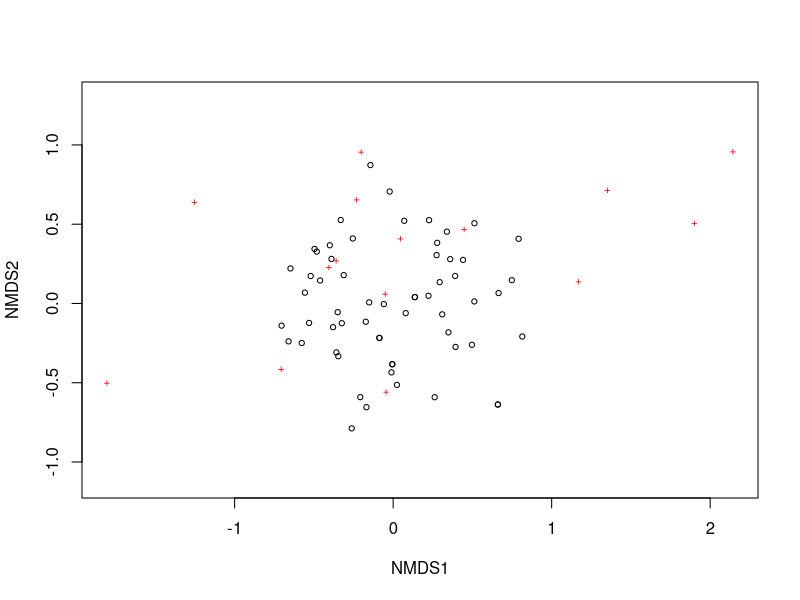
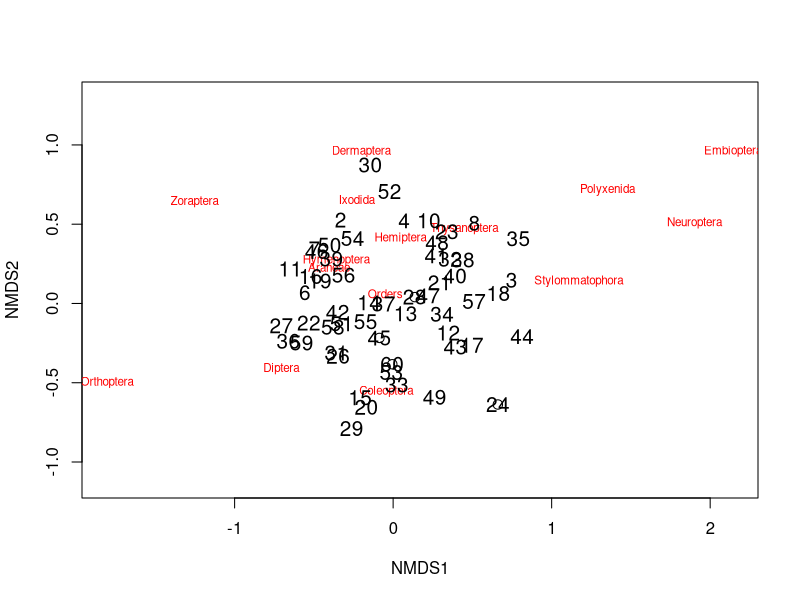
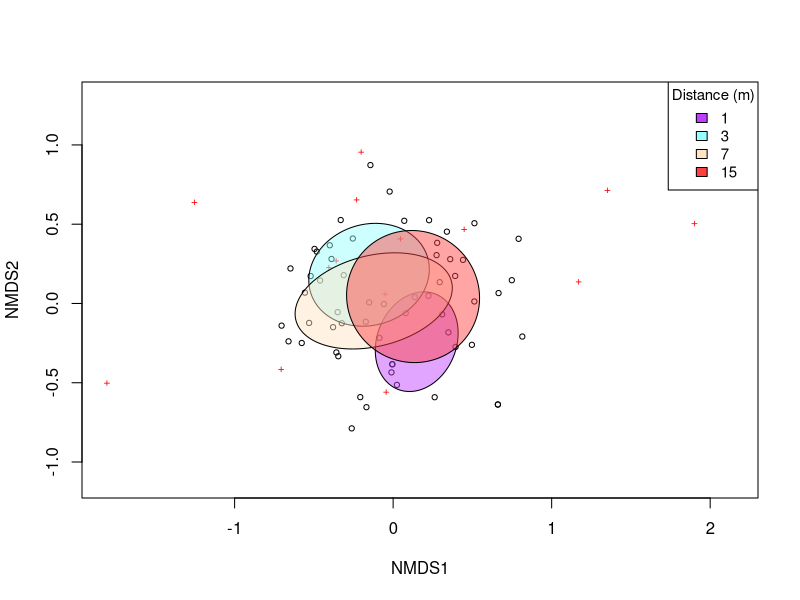
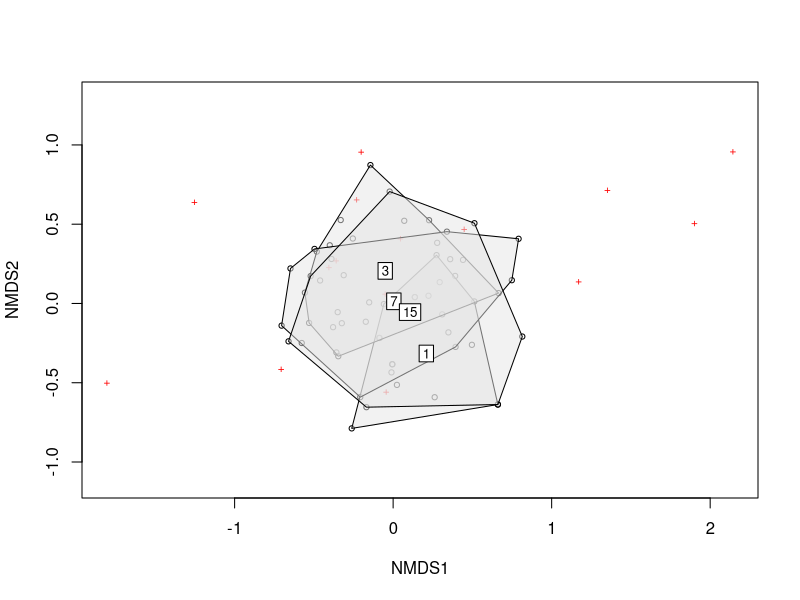
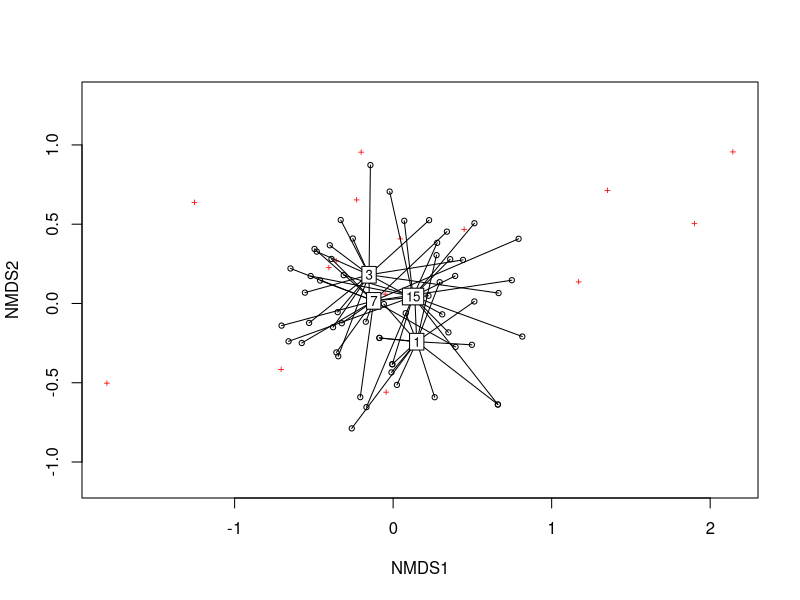
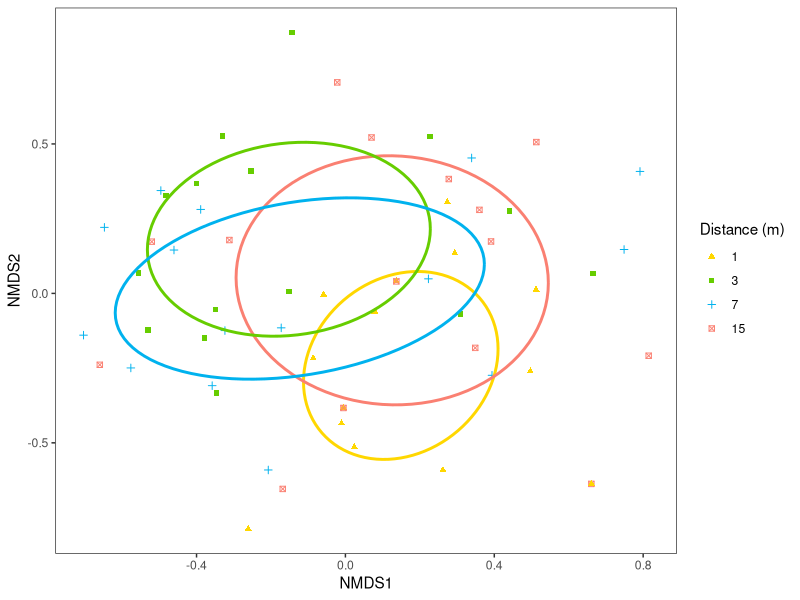
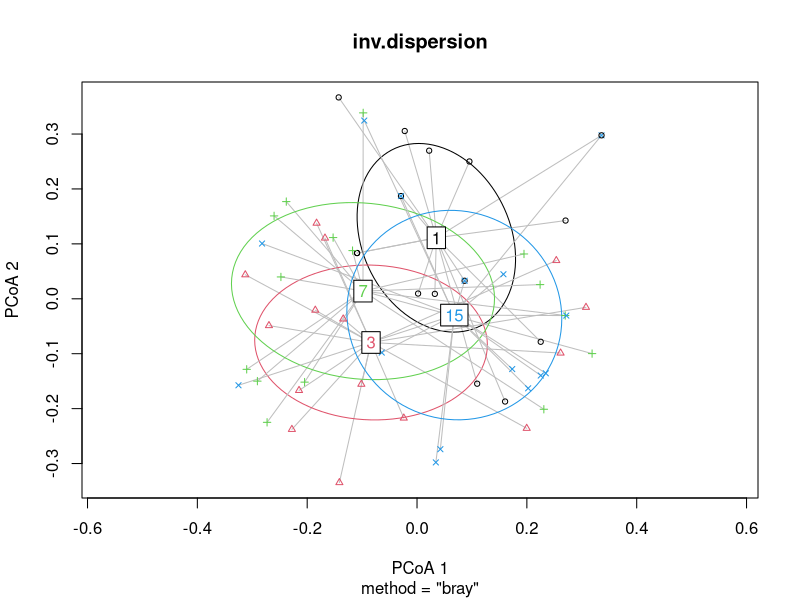
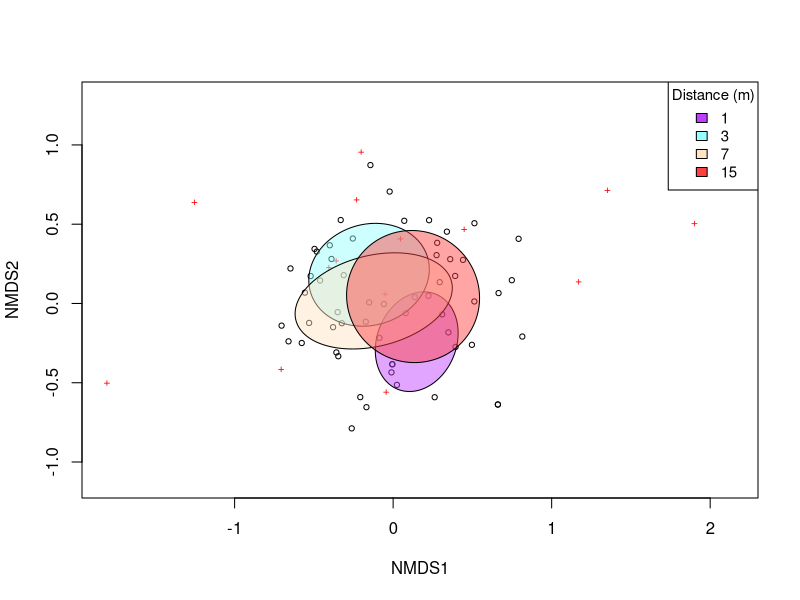

These charts were generated, in order, by the following R code:
##%##########################################################%##
#                                                              #
####                     NMDS TUTORIAL                      ####
####                   By Ray Rubia Rankin                  ####
####                  Created on 29/11/2022                 ####
#                                                              #
##%##########################################################%##

# set working directory----
setwd("your_filepath")

# install packages (if you haven't already)-----
install.packages("vegan")
install.packages("permute")
install.packages("lattice")
install.packages("tidyverse")

# load libraries----
library(vegan) # for diversity analysis and ordination methods
library(permute) # necessary to run vegan package
library(lattice) # necessary to run vegan package
library(tidyverse) # for efficient data manipulation and visualization, contains ggplot2, dplyr and tidyr packages

# import data----
inverts <- read.csv("data/invert_data.csv")

# data manipulation----
# view dataset structure
head(inverts)
str(inverts)

# make community matrix by extracting abundance values from inverts dataframe
invert_community <- inverts[,6:20]

# turn data frame into matrix so it functions in the vegan package
invert_matrix <- as.matrix(invert_community)

# ordination----
# now we will proceed to create the ordination
inv.NMDS <- metaMDS(invert_matrix, distance = "bray", k = 3, autotransform = TRUE, trymax=100) 

# Bray-Curtis distance is chosen because it is not affected by zero values. 
# k represents the number of dimensions we want and is used to reduce stress.
# autotransform arguments ensures the data does a sqrt transformation
# trymax is the number of iterations the algorithm will run

# check stress value
inv.NMDS$stress # ideally stress value is < 0.2

# data visualization----
# using vegan package and Base R
plot(inv.NMDS) # circles show different communities/sites, crosses show different species
ordiplot(inv.NMDS, type = "n") # create blank ordination plot
orditorp(inv.NMDS, display = "species", col="red", air = 0.1) # add order names in red
orditorp(inv.NMDS, display = "sites", cex = 1.25, air = 0.1) # add site numbers in black

# by distance
# ellipse plot
ordiplot(inv.NMDS) # plot shows communities (circles) and species (crosses)
ordiellipse(inv.NMDS, inverts$Distance, label = FALSE, 
            col=c("darkorchid1", "darkslategray1", "bisque1", "brown1"), 
            draw = "polygon", alpha=120) # adding ellipses to the plot, grouping by distance (inverts$Distance)
legend("topright", title="Distance (m)",
       c("1","3","7","15"), fill=c("darkorchid1", "darkslategray1", "bisque1", 
                                   "brown1"), horiz=FALSE, cex=.9) # adding a legend

# save plot
png("your_filepath/figure.png", width=6, height=5, units = "in", res = 300)
ordiplot(inv.NMDS)
ordiellipse(inv.NMDS, inverts$Distance, label = FALSE, 
            col=c("darkorchid1", "darkslategray1","bisque1", "brown1"), 
            draw = "polygon", alpha=120)
legend("topright", title="Distance (m)",
       c("1","3","7","15"), fill=c("darkorchid1", "darkslategray1",
                                   "bisque1", "brown1"), horiz=FALSE, cex=.9)
dev.off()

# polygon plot
ordiplot(inv.NMDS) #plot shows communities (circles) and species (crosses)
ordihull(inv.NMDS, groups = inverts$Distance, draw="polygon", col="grey90", label = TRUE) # adding polygons to the plot, grouping by distance (inverts$Distance)

# spider plot
ordiplot(inv.NMDS) #plot shows communities (circles) and species (crosses)
ordispider(inv.NMDS, groups = inverts$Distance, label = TRUE) # adding spider plot, grouping by distance (inverts$Distance)


# using ggplot to make an ellipse plot
# make new dataframe with by extracting NMDS scores
nmds.scores <- as.data.frame(scores(inv.NMDS)$sites) # for newest version of vegan package

# if you have a version of the vegan package <2.6-2 then the following code should also work:
# nmds.scores = as.data.frame(scores(nmds))

# add data from your original dataframe into new NMDS dataframe
# useful if you want to group based on different criteria
nmds.scores <- nmds.scores %>% 
  mutate(Site = as.factor(inverts$Site), Path.Type = as.factor(inverts$Path.Type), 
         Transect = as.factor(inverts$Transect), Distance = as.factor(inverts$Distance))

# check dataframe to ensure all changes have taken place
head(nmds.scores) 
str(nmds.scores)

# define hidden vegan function that finds coordinates for drawing a covariance ellipse
veganCovEllipse<-function (cov, center = c(0, 0), scale = 1, npoints = 100) 
{
  theta <- (0:npoints) * 2 * pi/npoints
  Circle <- cbind(cos(theta), sin(theta))
  t(center + scale * t(Circle %*% chol(cov)))
}

# create empty dataframe to combine NMDS data with ellipse data
ellipse_df <- data.frame()

# adding data for ellipse, in this case using distance as a grouping factor
for(g in levels(nmds.scores$Distance)){
  ellipse_df <- rbind(ellipse_df, cbind(as.data.frame(with(nmds.scores[nmds.scores$Distance==g,],
                                                     veganCovEllipse(cov.wt(cbind(NMDS1,NMDS2),
                                                                            wt=rep(1/length(NMDS1),length(NMDS1)))$cov,
                                                                     center=c(mean(NMDS1),mean(NMDS2)))))
                                  ,Distance=g))
}

# create ggplot
(inv_NMDS_plot <- ggplot(data = nmds.scores, aes(NMDS1, NMDS2)) + 
    geom_point(aes(color = Distance, shape = Distance)) + # adding different colours and shapes for points at different distances
    geom_path(data=ellipse_df, aes(x=NMDS1, y=NMDS2, colour=Distance), linewidth=1) + # adding covariance ellipses according to distance # use size argument if ggplot2 < v. 3.4.0
    guides(color = guide_legend(override.aes = list(linetype=c(NA,NA,NA,NA)))) + # removes lines from legend
    theme_bw() + # adding theme
    theme(panel.grid = element_blank()) + # remove background grid
    scale_color_manual(name = "Distance (m)", # legend title
                       labels = c("1","3","7","15"), # adjusting legend labels
                       values = c("gold", "chartreuse3", 
                                  "deepskyblue2", "salmon")) + # customising colours
    scale_shape_manual("Distance (m)", # legend title
                       labels = c("1","3","7","15"), # adjusting legend labels
                       values = c(17, 15, 3, 7))) # customising shapes
# save plot
ggsave(filename = "your_filepath/figure.png", inv_NMDS_plot, device = "png")

# data analysis----
# using a PERMANOVA to test the differences in community composition
# This is a PERmutational Multivariate ANalysis Of VAriance and tests the differences between groups, like an ANOVA, but with lots of variables.
# it is essentially a multivariate analysis of variance used to compare groups of objects
inv_permanova <- adonis2(as.matrix(inverts [,6:20]) ~ Distance, inverts, 
                             permutations = 999, method = "bray")
# permutations is the number of possible arrangements the data could take
# using permutations = 999 is standard practice in science and across the literature
# can increase it if you want to get a ore thorough analysis
# use method = bray as it is what we previously used to calculate pairwise distances

# look at model output
inv_permanova

# check model assumptions
# check for multivariate homogeneity of group variances

# generate distance matrix from invertebrate commumunity matrix
inv.dist <- vegdist(invert_matrix, method = "bray")

# use betadisper test to check for multivariate homogeneity of group variances 
inv.dispersion <- betadisper(inv.dist, group=inverts$Distance)
permutest(inv.dispersion)

# can also visually assess the assumptions
plot(inv.dispersion, hull = FALSE, ellipse=TRUE)

# OUR MODEL FITS THE ASSUMPTIONS

# simper analysis
# this is a SIMilarity PERcentage analysis and compares community differences 
# and reports what species (orders in this scenario)are driving those differences.

inv_simper <- with(inverts[,c(1,2,3,4,5,21)], simper(as.matrix(inverts[,6:20]), Distance, permutations = 100))
# with argument indicates what grouping variables to use to conduct the analysis 
# the number of permutations required to carry out the analysis

# see most influential species (orders in this case) contributing to community differences
inv_simper

# a more detailed summary showing the contributions of all species (or orders)
summary(inv_simper)

# shows species driving differences in community composition between different distances
